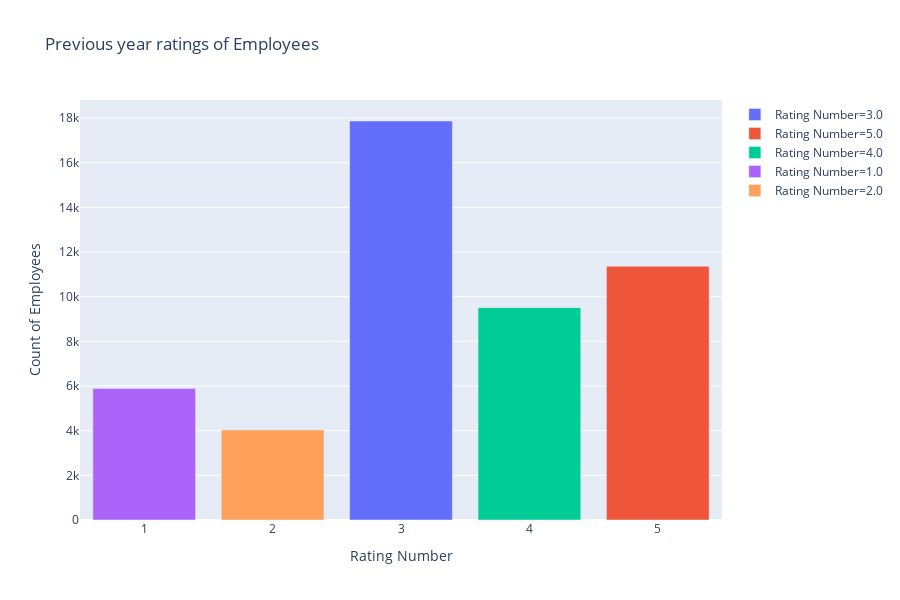

The notebook cell saved with this chart:
### Markdown cell above
Young employees are very very very less. Maximum number of employees belongs to 30-35 age group.

### Code cell
#employees ratings
dbn_p_ratings=av_datac['previous_year_rating'].value_counts().rename_axis('Rating Number').reset_index(name='Count of Employees')
dbn_p_ratings=dbn_p_ratings.astype({'Rating Number':str})
fig = px.bar(dbn_p_ratings, x='Rating Number', y='Count of Employees',title='Previous year ratings of Employees',color="Rating Number")
fig.show()

### Figure 1 — Plotly figure (JSON) as saved in the notebook; plotly's stock layout.template omitted (floating-point values rounded to 4 significant figures)
{"data": [{"alignmentgroup": "True", "hoverlabel": {"namelength": 0}, "hovertemplate": "Rating Number=%{x}<br>Count of Employees=%{y}", "legendgroup": "Rating Number=3.0", "marker": {"color": "#636efa"}, "name": "Rating Number=3.0", "offsetgroup": "Rating Number=3.0", "orientation": "v", "showlegend": true, "textposition": "auto", "type": "bar", "x": ["3.0"], "xaxis": "x", "y": [17867], "yaxis": "y"}, {"alignmentgroup": "True", "hoverlabel": {"namelength": 0}, "hovertemplate": "Rating Number=%{x}<br>Count of Employees=%{y}", "legendgroup": "Rating Number=5.0", "marker": {"color": "#EF553B"}, "name": "Rating Number=5.0", "offsetgroup": "Rating Number=5.0", "orientation": "v", "showlegend": true, "textposition": "auto", "type": "bar", "x": ["5.0"], "xaxis": "x", "y": [11362], "yaxis": "y"}, {"alignmentgroup": "True", "hoverlabel": {"namelength": 0}, "hovertemplate": "Rating Number=%{x}<br>Count of Employees=%{y}", "legendgroup": "Rating Number=4.0", "marker": {"color": "#00cc96"}, "name": "Rating Number=4.0", "offsetgroup": "Rating Number=4.0", "orientation": "v", "showlegend": true, "textposition": "auto", "type": "bar", "x": ["4.0"], "xaxis": "x", "y": [9509], "yaxis": "y"}, {"alignmentgroup": "True", "hoverlabel": {"namelength": 0}, "hovertemplate": "Rating Number=%{x}<br>Count of Employees=%{y}", "legendgroup": "Rating Number=1.0", "marker": {"color": "#ab63fa"}, "name": "Rating Number=1.0", "offsetgroup": "Rating Number=1.0", "orientation": "v", "showlegend": true, "textposition": "auto", "type": "bar", "x": ["1.0"], "xaxis": "x", "y": [5887], "yaxis": "y"}, {"alignmentgroup": "True", "hoverlabel": {"namelength": 0}, "hovertemplate": "Rating Number=%{x}<br>Count of Employees=%{y}", "legendgroup": "Rating Number=2.0", "marker": {"color": "#FFA15A"}, "name": "Rating Number=2.0", "offsetgroup": "Rating Number=2.0", "orientation": "v", "showlegend": true, "textposition": "auto", "type": "bar", "x": ["2.0"], "xaxis": "x", "y": [4035], "yaxis": "y"}], "layout": {"barmode": "relative", "height": 600, "legend": {"tracegroupgap": 0}, "title": {"text": "Previous year ratings of Employees"}, "xaxis": {"anchor": "y", "categoryarray": ["3.0", "5.0", "4.0", "1.0", "2.0"], "categoryorder": "array", "domain": [0, 1], "title": {"text": "Rating Number"}}, "yaxis": {"anchor": "x", "domain": [0, 1], "title": {"text": "Count of Employees"}}}}
